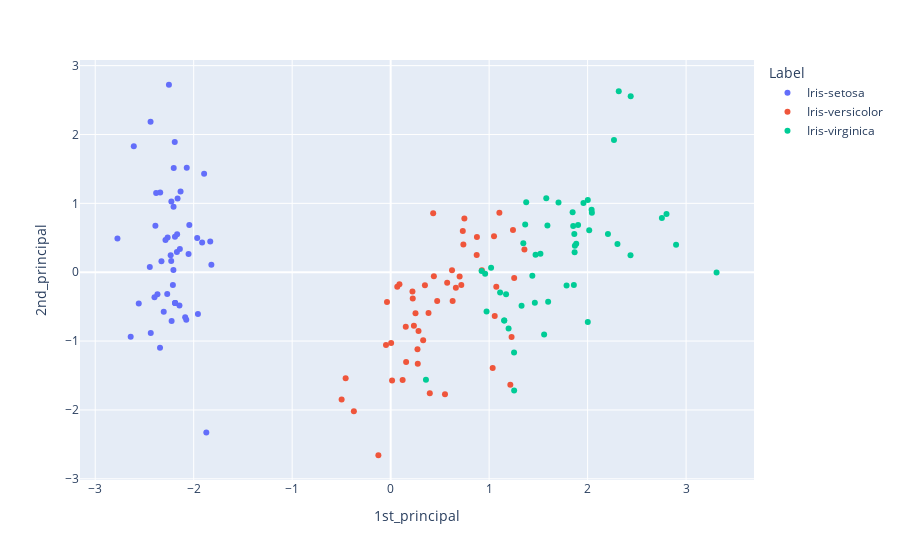

The code cell stored with this chart in its notebook:
### Code cell
px.scatter(pca_df, x = "1st_principal", 
           y = "2nd_principal", 
           color = "Label")
